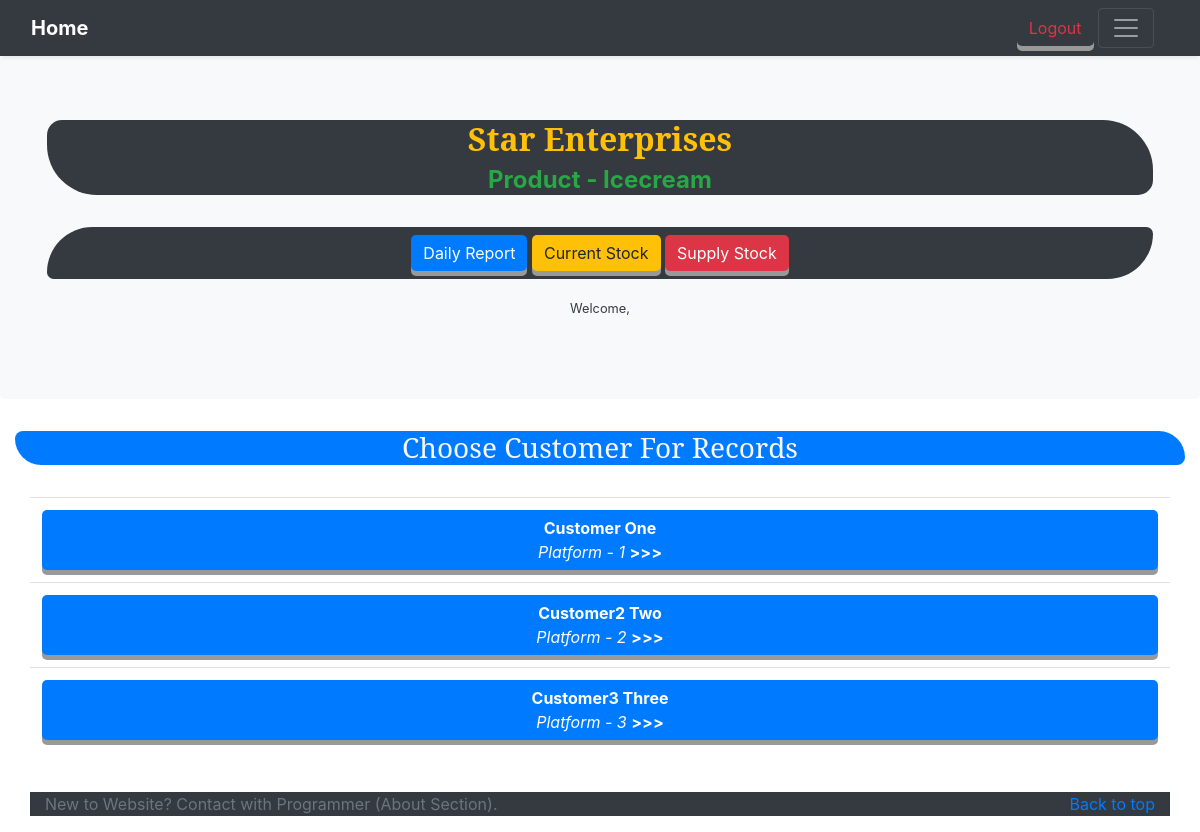
/customer/ (signed in), run on the app's committed database.
### customer_app/models.py (models this page shows, shortened)
class Customer( AbstractUser ):
    location = models.CharField( max_length=200 )

### customer_app/views.py (the view)
# urls.py: path('',       CustomerListView.as_view(),   name='customer_list' ),
class CustomerListView( LoginRequiredMixin, ListView ):
    model               = get_user_model()
    template_name       = 'customer_list.html'
    context_object_name = 'customer_list'
    def get_queryset( self ):
        return get_user_model().objects.filter( password='' )

### customer_app/templates/customer_list.html (shortened to what this page needs)
{% extends 'base_template.html' %}
{% block body_head %}
  <h3 class='divBg text-light bg-primary'>Choose Customer For Records</h3>
  <br>
  <div class='container-fluid table-responsive'>
    <table class='table'>
  {% if customer_list %}
      {% for customer in customer_list %}
        <tr>
          <td>
            <a href="{% url 'supply_app:choose_customer' customer.id %}#mainDiv"
               class="btn btn-block btn-primary">
              <b>
                {{ customer.first_name }}
                {{ customer.last_name }}
              </b>
              <br>
              <i> {{ customer.location }} </i>
              <b> >>> </b>
            </a>
          </td>
        </tr>
      {% endfor %}
  {% else %}
    <div class='container text-center'>
      <br><br><br>
        <h1 class='text-danger'>No Customer Found!</h1>
      <br><br><br>
     </div>
  {% endif %}
    </table>
  </div>
{% endblock body_head %}

### data on the page
Customer: first_name "Customer", last_name "One", location "Platform - 1"
Customer: first_name "Customer2", last_name "Two", location "Platform - 2"
Customer: first_name "Customer3", last_name "Three", location "Platform - 3"
